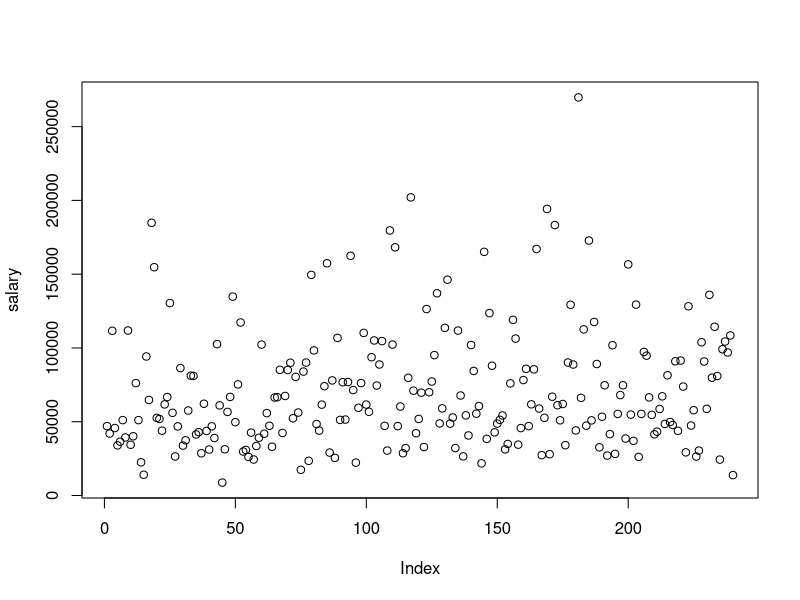
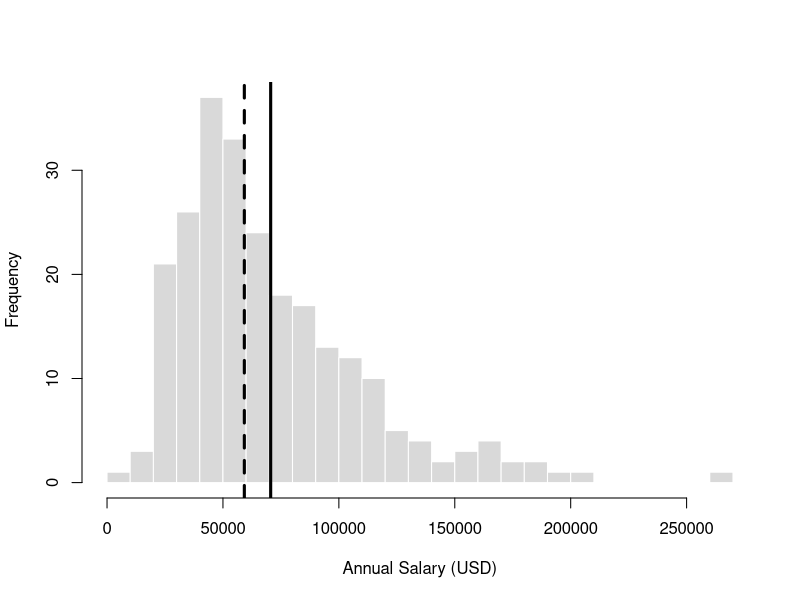

The R script that drew these images, in order:

set.seed(6101) # seed
salary <- round(rlnorm(240, meanlog = 11, sdlog = 0.55)) # create a log normal distribution of salaries


head(salary)
length(salary)


plot(salary)

# Measures of Center:
# mean > median - right skewed distribution
mean(salary)
median(salary)

# Histogram with plot lines for mean and median
hist(salary,
     breaks = 30,
     col = "gray85",
     border = "white",
     main = "",
     xlab = "Annual Salary (USD)")
abline(v = mean(salary), 
       lwd = 3, lty =1)
abline(v = median(salary), 
       lwd = 3, lty = 2)

sum(salary < mean(salary))
# salary < mean(salary) results in logical vector: TRUE | FALSE

length(salary < mean(salary)) # gives the length of the logical vector
mean(salary < mean(salary)) 




# sum(), mean() coerces logical values into 1 | 0 
# sum() results in summation of binary values
#
